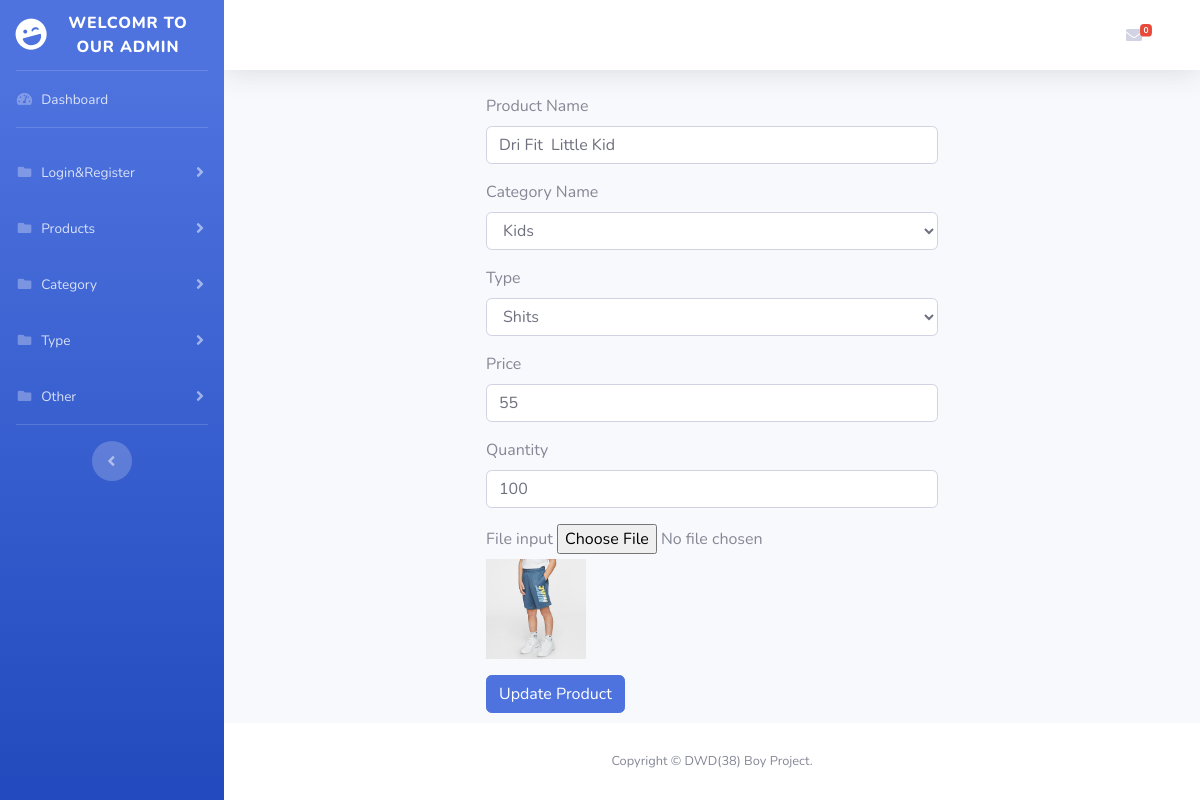
Page /admins/edit.php?action=edit&p_id=68 on the committed database.
### tables this page shows
CREATE TABLE `product` (
  `product_id` int(11) NOT NULL,
  `product_name` varchar(30) NOT NULL,
  `category_id` int(11) NOT NULL,
  `type_id` int(11) NOT NULL,
  `price` int(11) NOT NULL,
  `qty` int(11) NOT NULL,
  `photo` varchar(255) NOT NULL
);

### admins/edit.php (the view, shortened to what this page needs)
<?php
    include 'function.php';
?>
<!DOCTYPE html>
<html lang="en">
<head>
  <link href="vendor/fontawesome-free/css/all.min.css" rel="stylesheet" type="text/css">
  <link href="css/sb-admin-2.min.css" rel="stylesheet">
</head>
<body id="page-top">
  <?php
include 'sidebar.php';
  ?>
<?php
	if(isset($_GET['action'])&&$_GET['action']=='edit')
	{
		$p_id=$_GET['p_id'];
		$query="select * from product where product_id='$p_id'";
		$go_query=mysqli_query($connection,$query);
		while($row=mysqli_fetch_array($go_query))
		{
			$product_name=$row['product_name'];
      $product_cat_id=$row['category_id'];
			$price=$row['price'];
			$qty=$row['qty'];
			$photo=$row['photo'];
		}
	}
?>
<div class="container">
	<div class="row">
    	<div class="col-6 offset-3">
        	<form method="post" enctype="multipart/form-data">
            	<div class="form-group">
                	<label>Product Name</label>
                    <input type="text" name="product_name" class="form-control" value="<?php echo $product_name ?>" />
                </div>
                <div class="form-group">
                	<label>Category Name</label>
                    <select name="category_id" class="form-control">
                    	<?php
							$query="select * from category";
							$go_query=mysqli_query($connection,$query);
							while($row=mysqli_fetch_array($go_query))
							{
								$cat_id=$row['cat_id'];
								$cat_name=$row['cat_name'];
								if($product_cat_id==$cat_id)
								{
									echo "<option value={$cat_id} selected>{$cat_name}</option>";
								}
								else
								{
									echo "<option value={$cat_id}>{$cat_name}</option>";
								}
							}
						?>
                    </select>
                </div>
                <div class="form-group">
                	<label>Type</label>
                    <select name="type_id" class="form-control">
                    	<?php
							$query="select * from type";
							$go_query=mysqli_query($connection,$query);
							while($row=mysqli_fetch_array($go_query))
							{
								$id=$row['id'];
								$type=$row['type'];
								if($t_id==$id)
								{
									echo "<option value={$id} selected>{$type}</option>";
								}
								else
								{
									echo "<option value={$id}>{$type}</option>";
								}
							}
						?>
                    </select>
                </div>
                <div class="form-group">
                	<label>Price</label>
                    <input type="text" name="price" class="form-control" value="<?php echo $price ?>" />
                </div>
                <div class="form-group">
                	<label>Quantity</label>
                    <input type="text" name="qty" class="form-control" value="<?php echo $qty ?>" />
                </div>
                <div class="form-group">
                	<label>File input</label>
                    <input name="photo" type="file" />
                    <img src="../image/<?php echo $photo ?>" width=100 height=100 />
                </div>
                <input name="update_product" type="submit" value="Update Product" class="btn btn-primary" />
            </form>
        </div>
    </div>
</div>
      </div>
      <?php
        include 'footer.php';
      ?>
    </div>
  </div>
</body>
</html>

### rows in the picture
product: product_name "Dri Fit Little Kid", price "55", qty "100", photo (picture)

### other values in the picture
$count "0"
form field category_id "Kids"
form field type_id "Shits"
